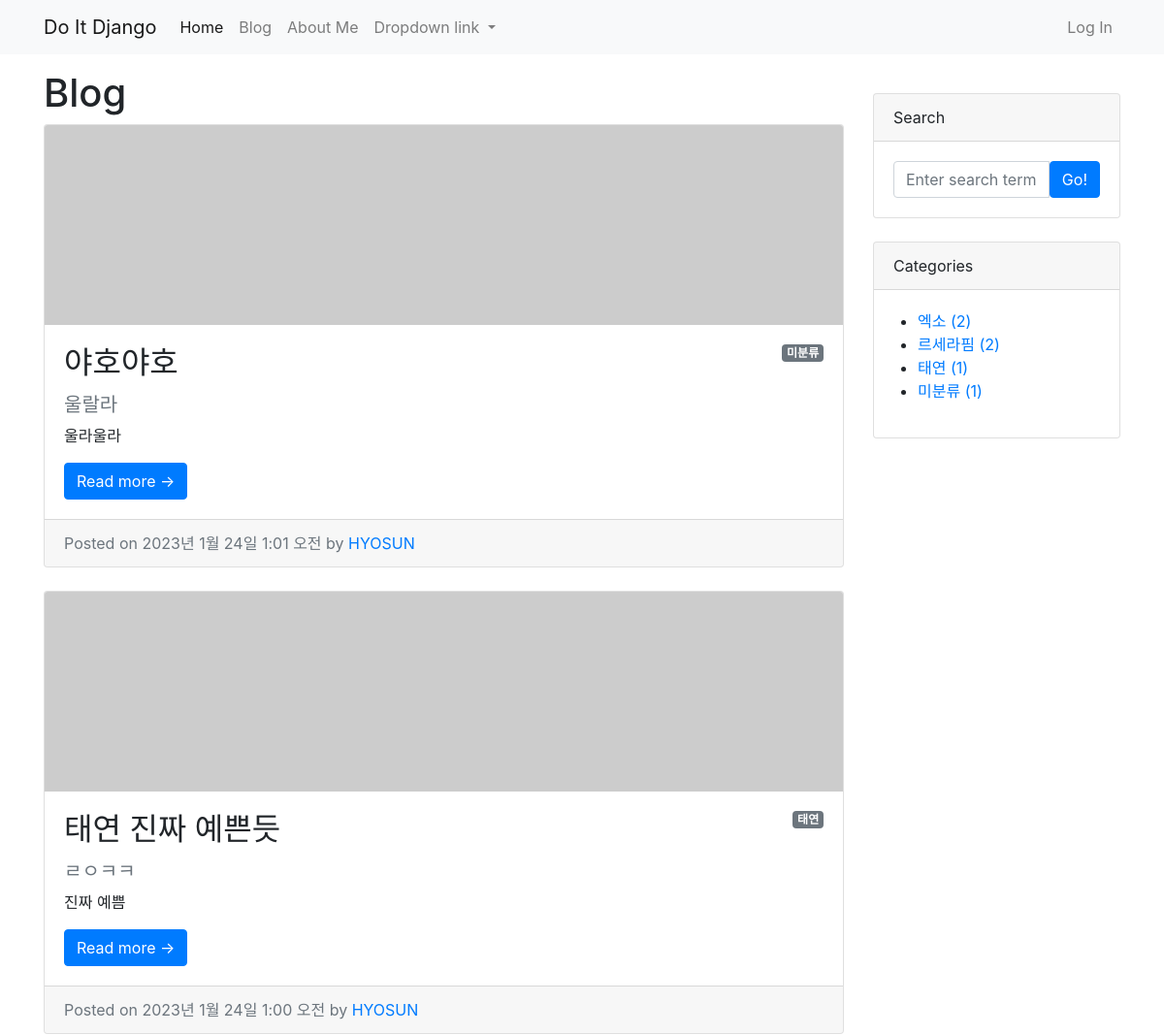
/blog/ (upper part), run on an earlier commit of the app's database.
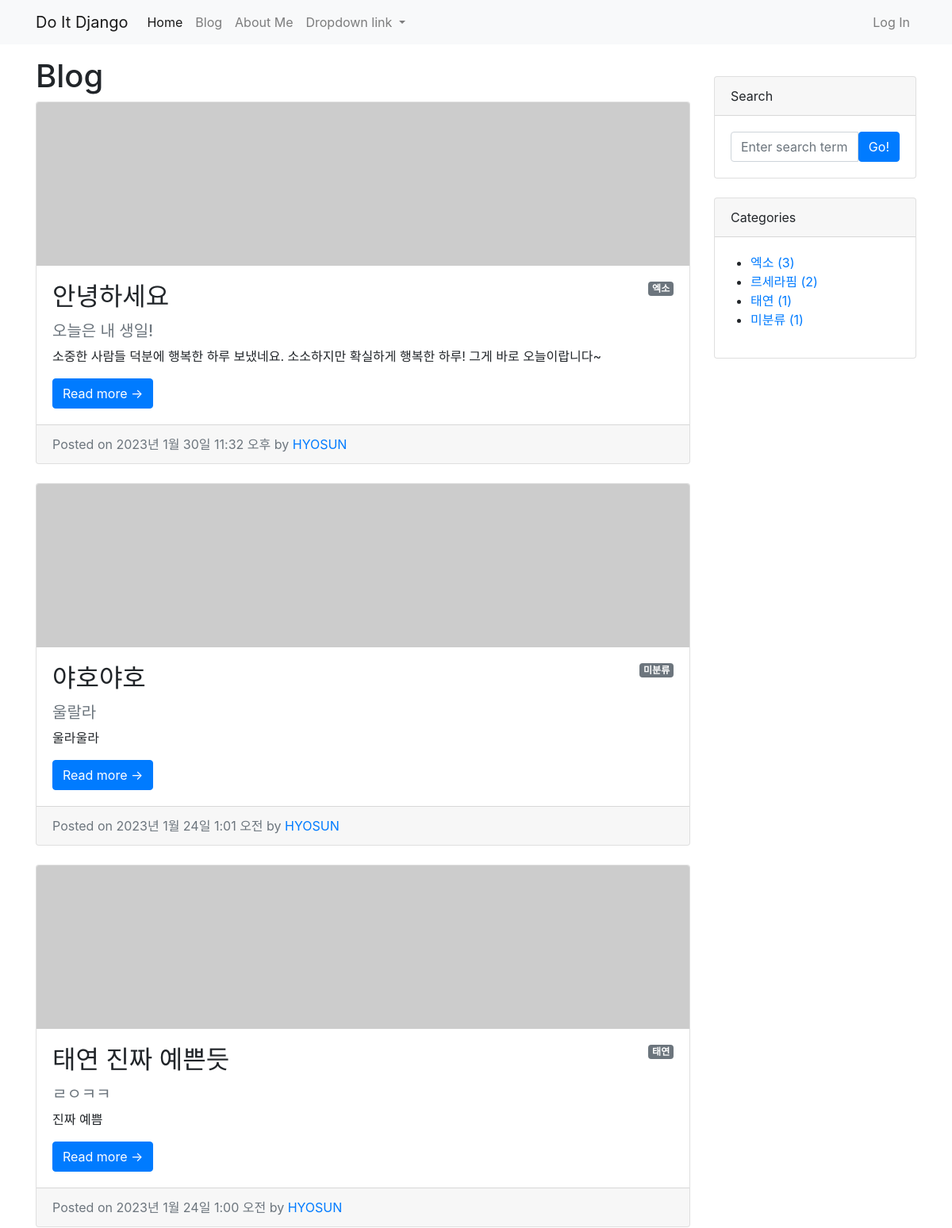
And on a later commit of the database.
### blog/models.py (models this page shows, shortened)
class Post(models.Model):
    title = models.CharField(max_length=30) #제목
    hook_text = models.CharField(max_length=100, blank=True)
    content = models.TextField() #내용
    head_image = models.ImageField(upload_to='blog/images/%Y/%m/%d/', blank=True) #서로 다른 위치에 저장해야 시간 단축 가능 / blank=True는 필수 항목이 아니라는 뜻
    file_upload = models.FileField(upload_to='blog/files/%Y/%m/%d/', blank=True)
    created_at = models.DateTimeField(auto_now_add=True) #작성일
    updated_at = models.DateTimeField(auto_now=True)
    author = models.ForeignKey(User, null=True, on_delete=models.SET_NULL) #포스트의 작성자가 데베에서 삭제되면 작성자명을 빈칸으로 둔다
    category = models.ForeignKey(Category, null=True, blank=True, on_delete=models.SET_NULL)
    tags = models.ManyToManyField(Tag, blank=True)
    def __str__(self):
        return f'[{self.pk}] {self.title} :: {self.author}'
    def get_absolute_url(self):
        return f'/blog/{self.pk}/'

class Category(models.Model):
    name = models.CharField(max_length=50, unique=True) # 카테고리 이름 / unique=True: 동일한 name을 갖는 카테고리를 만들 수 없다.
    slug = models.SlugField(max_length=200, unique=True, allow_unicode=True) # slugField : 사람이 읽을 수 있는 텍스트. 고유 URL을 만들고 싶을 때 주로 사용.
    def __str__(self):
        return self.name
    def get_absolute_url(self):
        return f'/blog/category/{self.slug}/'
    class Meta: #복수형 직접 입력
        verbose_name_plural = 'Categories'

### blog/views.py (the view)
# urls.py: path('/', views.PostList.as_view()),
class PostList(ListView):
    model = Post
    ordering = '-pk'
    def get_context_data(self, **kwargs):
        context = super(PostList, self).get_context_data()
        context['categories'] = Category.objects.all()
        context['no_category_post_count'] = Post.objects.filter(category=None).count()
        return context

### blog/models.py (called while the page is built)
    def __str__(self):
        return self.name

    def get_absolute_url(self):
        return f'/blog/tag/{self.slug}/'

### blog/templates/blog/post_list.html (shortened to what this page needs)
{% extends 'blog/base.html' %}
{% block main_area %}
    <h1>Blog {% if category %}<span class="badge badge-secondary">{{ category }}</span>{% endif %}
        {% if tag %}<span class="badge badge-light"><i class="fas fa-tags"></i> {{ tag }} ({{ tag.post_set.count }})</span>{% endif %}</h1>
    {% if post_list.exists %}
        {% for p in post_list %}
            <div class="card mb-4" id="post-{{ p.pk }}">
                {% if p.head_image %}
                    <img class="card-img-top" src="{{ p.head_image.url }}" alt="{{ p }} head image"/>
                {% else %}
                    <img class="card-img-top" src="https://picsum.photos/seed/{{ p.id }}/800/200" alt="random_image">
                {% endif %}
                <div class="card-body">
                    {% if p.category %}
                        <span class="badge badge-secondary float-right">{{ p.category }}</span>
                    {% else %}
                        <span class="badge badge-secondary float-right">미분류</span>
                    {% endif %}
                    <h2 class="card-title">{{ p.title }}</h2>
                    {% if p.hook_text %}
                        <h5 class="text-muted">{{ p.hook_text }}</h5>
                    {% endif %}
                    <p class="card-text">{{ p.content | truncatewords:45 }}</p>
                    <a href="{{ p.get_absolute_url }}" class="btn btn-primary">Read more &rarr;</a>
                </div>
                <div class="card-footer text-muted">
                    Posted on {{ p.created_at }} by
                    <a href="#">{{ p.author | upper }}</a>
                </div>
            </div>
        {% endfor %}
    {% else %}
        <h3>아직 게시물이 없습니다.</h3>
    {% endif %}
{% endblock %}

### blog/templates/blog/base.html (shortened to what this page needs)
<!DOCTYPE html>
{% load static %}
<html>
<head>
    <link rel="stylesheet" href="{% static 'blog/bootstrap/bootstrap.min.css' %}" media="screen">
</head>
<body>
{% include 'blog/navbar.html' %}
<div class="container my-3">
    <div class="row">
        <div class="col-md-8 col-lg-9" id="main-area">
            {% block main_area %}
            {% endblock %}
        </div>
        <div class="col-md-4 col-lg-3">
            <div class="card my-4">
                <div class="card-header">Search</div>
                <div class="card-body">
                    <div class="input-group">
                        <input class="form-control" type="text" placeholder="Enter search term..."
                               aria-label="Enter search term..." aria-describedby="button-search"/>
                        <button class="btn btn-primary" id="button-search" type="button">Go!</button>
                    </div>
                </div>
            </div>
            <div class="card my-4" id="categories-card">
                <div class="card-header">Categories</div>
                <div class="card-body">
                    <div class="row">
                        <ul>
                            {% for category in categories %}
                                <li>
                                    <a href="{{ category.get_absolute_url }}">{{ category }} ({{ category.post_set.count }})</a>
                                </li>
                            {% endfor %}
                            <li>
                                <a href="/blog/category/no_category/">미분류 ({{ no_category_post_count }})</a>
                            </li>
                        </ul>
                    </div>
                </div>
            </div>
        </div>
    </div>
</div>
</body>
</html>

### blog/templates/blog/navbar.html (shortened to what this page needs)
<nav class="navbar navbar-expand-lg navbar-light bg-light">
    <div class="container">
        <a class="navbar-brand" href="/">Do It Django</a>
        <div class="collapse navbar-collapse" id="navbarNavDropdown">
            <ul class="navbar-nav">
                <li class="nav-item active">
                    <a class="nav-link" href="/">Home</a>
                </li>
                <li class="nav-item">
                    <a class="nav-link" href="/blog/">Blog</a>
                </li>
                <li class="nav-item">
                    <a class="nav-link" href="/about_me/">About Me</a>
                </li>
                <li class="nav-item dropdown">
                    <a class="nav-link dropdown-toggle" href="#" id="navbarDropdownMenuLink" role="button"
                       data-toggle="dropdown" aria-haspopup="true" aria-expanded="false">
                        Dropdown link
                    </a>
                </li>
            </ul>
            <ul class="navbar-nav ml-auto">
                <li class="nav-item">
                    <a class="nav-link" href="#" data-toggle="modal" data-target="#loginModal">Log In</a>
                </li>
            </ul>
        </div>
    </div>
</nav>

What changed in the data, as far as the page shows it:
added Post: category "엑소", title "안녕하세요", hook_text "오늘은 내 생일!", content "소중한 사람들 덕분에 행복한 하루 보냈네요. 소소하지만 확실하게 행복한 하루! 그게 바로 오늘이랍니다~", created_at "2023년 1월 30일 11:32 오후", author "HYOSUN"
computed for Category "엑소": post_set.count "2" → "3"
